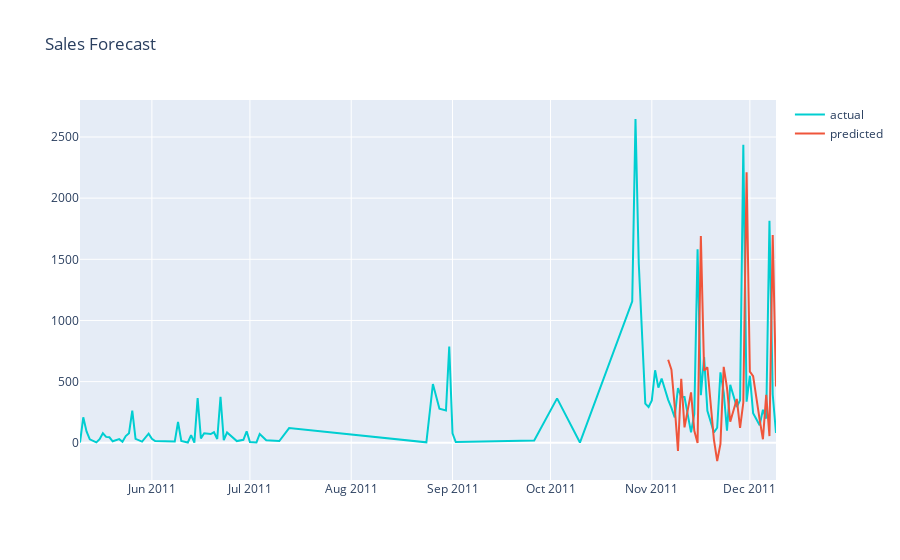

The notebook cell saved with this chart:
### Code cell
#plot actual and predicted
plot_data = [
    go.Scatter(
        x=df1_sales_pred['Date'],
        y=df1_sales_pred['Quantity'],
        name='actual',
        line_color = 'darkturquoise'
    ),
        go.Scatter(
        x=df1_sales_pred['Date'],
        y=df1_sales_pred['Pred_value'],
        name='predicted'
    )
    
]

plot_layout = go.Layout(
        title='Sales Forecast'
    )
fig = go.Figure(data=plot_data, layout=plot_layout)
pyoff.iplot(fig)
